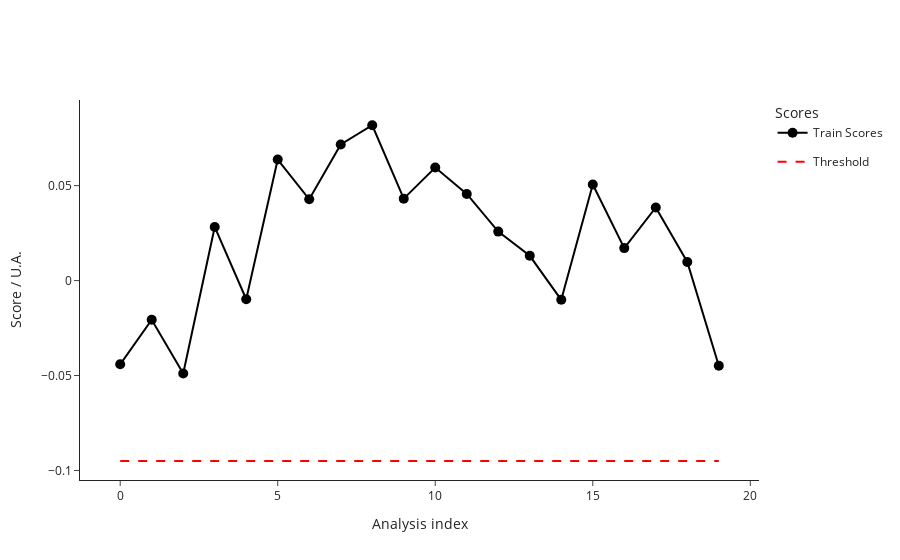

The notebook cell saved with this chart:
### Code cell
from src.StreamPort.machine_learning.methods import MachineLearningMethodIsolationForestSklearn

iforest = MachineLearningMethodIsolationForestSklearn()
iforest_parameters = iforest.parameters
print("Isolation Forest parameters: ", iforest_parameters)
parameters.update(iforest_parameters)

ml_ana = iforest.run(ml_ana)
fig_train_scores = ml_ana.plot_scores()
fig_train_scores.show()

### Figure 1 — Plotly figure (JSON) as saved in the notebook; plotly's stock layout.template omitted (floating-point values rounded to 4 significant figures)
{"data": [{"hovertemplate": ["<b>index: </b>18<br><b>name: </b>210812_Pac--005<br><b>path: </b>C:/Users/Sandeep/Desktop/ExtractedSignals\\210812_Pac 2021-08-12 10-30-07\\210812_Pac--005.D<br><b>batch: </b>210812_Pac 2021-08-12 10-30-07<br><b>batch_position: </b>5<br><b>idle_time: </b>39.0<br><b>sample: </b>NaCl 0,9%<br><b>method: </b>SAA_411_Pac.M<br><b>timestamp: </b>2021-08-12 10:50:23<br><b>detector: </b>G1315C<br><b>pump: </b>G7110B<br><b>start_time: </b>2021-08-12 10:50:57<br><b>end_time: </b>2021-08-12 10:54:57<br><b>runtime: </b>239.7000000000036", "<b>index: </b>19<br><b>name: </b>210812_Pac--006<br><b>path: </b>C:/Users/Sandeep/Desktop/ExtractedSignals\\210812_Pac 2021-08-12 10-30-07\\210812_Pac--006.D<br><b>batch: </b>210812_Pac 2021-08-12 10-30-07<br><b>batch_position: </b>6<br><b>idle_time: </b>39.0<br><b>sample: </b>Blank<br><b>method: </b>SAA_411_Pac.M<br><b>timestamp: </b>2021-08-12 10:55:02<br><b>detector: </b>G1315C<br><b>pump: </b>G7110B<br><b>start_time: </b>2021-08-12 10:55:36<br><b>end_time: </b>2021-08-12 10:59:36<br><b>runtime: </b>239.7000000000036", "<b>index: </b>20<br><b>name: </b>210812_Pac--007<br><b>path: </b>C:/Users/Sandeep/Desktop/ExtractedSignals\\210812_Pac 2021-08-12 10-30-07\\210812_Pac--007.D<br><b>batch: </b>210812_Pac 2021-08-12 10-30-07<br><b>batch_position: </b>7<br><b>idle_time: </b>39.0<br><b>sample: </b>0.025 mg/ml<br><b>method: </b>SAA_411_Pac.M<br><b>timestamp: </b>2021-08-12 10:59:41<br><b>detector: </b>G1315C<br><b>pump: </b>G7110B<br><b>start_time: </b>2021-08-12 11:00:15<br><b>end_time: </b>2021-08-12 11:04:15<br><b>runtime: </b>239.7000000000036", "<b>index: </b>21<br><b>name: </b>210812_Pac--008<br><b>path: </b>C:/Users/Sandeep/Desktop/ExtractedSignals\\210812_Pac 2021-08-12 10-30-07\\210812_Pac--008.D<br><b>batch: </b>210812_Pac 2021-08-12 10-30-07<br><b>batch_position: </b>8<br><b>idle_time: </b>39.0<br><b>sample: </b>Blank<br><b>method: </b>SAA_411_Pac.M<br><b>timestamp: </b>2021-08-12 11:04:20<br><b>detector: </b>G1315C<br><b>pump: </b>G7110B<br><b>start_time: </b>2021-08-12 11:04:54<br><b>end_time: </b>2021-08-12 11:08:54<br><b>runtime: </b>239.7000000000036", "<b>index: </b>22<br><b>name: </b>210812_Pac--009<br><b>path: </b>C:/Users/Sandeep/Desktop/ExtractedSignals\\210812_Pac 2021-08-12 10-30-07\\210812_Pac--009.D<br><b>batch: </b>210812_Pac 2021-08-12 10-30-07<br><b>batch_position: </b>9<br><b>idle_time: </b>38.0<br><b>sample: </b>210806/036 :10<br><b>method: </b>SAA_411_Pac.M<br><b>timestamp: </b>2021-08-12 11:08:59<br><b>detector: </b>G1315C<br><b>pump: </b>G7110B<br><b>start_time: </b>2021-08-12 11:09:32<br><b>end_time: </b>2021-08-12 11:13:32<br><b>runtime: </b>239.7000000000036", "<b>index: </b>23<br><b>name: </b>210812_Pac--010<br><b>path: </b>C:/Users/Sandeep/Desktop/ExtractedSignals\\210812_Pac 2021-08-12 10-30-07\\210812_Pac--010.D<br><b>batch: </b>210812_Pac 2021-08-12 10-30-07<br><b>batch_position: </b>10<br><b>idle_time: </b>39.0<br><b>sample: </b>210806/036 :10<br><b>method: </b>SAA_411_Pac.M<br><b>timestamp: </b>2021-08-12 11:13:37<br><b>detector: </b>G7110B<br><b>pump: </b>G7110B<br><b>start_time: </b>2021-08-12 11:14:11<br><b>end_time: </b>2021-08-12 11:18:11<br><b>runtime: </b>239.7000000000036", "<b>index: </b>24<br><b>name: </b>210812_Pac--011<br><b>path: </b>C:/Users/Sandeep/Desktop/ExtractedSignals\\210812_Pac 2021-08-12 10-30-07\\210812_Pac--011.D<br><b>batch: </b>210812_Pac 2021-08-12 10-30-07<br><b>batch_position: </b>11<br><b>idle_time: </b>39.0<br><b>sample: </b>210806/036 :10<br><b>method: </b>SAA_411_Pac.M<br><b>timestamp: </b>2021-08-12 11:18:16<br><b>detector: </b>G7110B<br><b>pump: </b>G7110B<br><b>start_time: </b>2021-08-12 11:18:50<br><b>end_time: </b>2021-08-12 11:22:50<br><b>runtime: </b>239.7000000000036", "<b>index: </b>25<br><b>name: </b>210812_Pac--012<br><b>path: </b>C:/Users/Sandeep/Desktop/ExtractedSignals\\210812_Pac 2021-08-12 10-30-07\\210812_Pac--012.D<br><b>batch: </b>210812_Pac 2021-08-12 10-30-07<br><b>batch_position: </b>12<br><b>idle_time: </b>39.0<br><b>sample: </b>Blank<br><b>method: </b>SAA_411_Pac.M<br><b>timestamp: </b>2021-08-12 11:22:55<br><b>detector: </b>G1315C<br><b>pump: </b>G7110B<br><b>start_time: </b>2021-08-12 11:23:29<br><b>end_time: </b>2021-08-12 11:27:29<br><b>runtime: </b>239.7000000000036", "<b>index: </b>26<br><b>name: </b>210812_Pac--013<br><b>path: </b>C:/Users/Sandeep/Desktop/ExtractedSignals\\210812_Pac 2021-08-12 10-30-07\\210812_Pac--013.D<br><b>batch: </b>210812_Pac 2021-08-12 10-30-07<br><b>batch_position: </b>13<br><b>idle_time: </b>39.0<br><b>sample: </b>0.025 mg/ml<br><b>method: </b>SAA_411_Pac.M<br><b>timestamp: </b>2021-08-12 11:27:34<br><b>detector: </b>G1315C<br><b>pump: </b>G7110B<br><b>start_time: </b>2021-08-12 11:28:08<br><b>end_time: </b>2021-08-12 11:32:08<br><b>runtime: </b>239.7000000000036", "<b>index: </b>27<br><b>name: </b>210812_Pac--014<br><b>path: </b>C:/Users/Sandeep/Desktop/ExtractedSignals\\210812_Pac 2021-08-12 10-30-07\\210812_Pac--014.D<br><b>batch: </b>210812_Pac 2021-08-12 10-30-07<br><b>batch_position: </b>14<br><b>idle_time: </b>38.0<br><b>sample: </b>Blank<br><b>method: </b>SAA_411_Pac.M<br><b>timestamp: </b>2021-08-12 11:32:13<br><b>detector: </b>G7110B<br><b>pump: </b>G7110B<br><b>start_time: </b>2021-08-12 11:32:46<br><b>end_time: </b>2021-08-12 11:36:47<br><b>runtime: </b>239.7000000000036", "<b>index: </b>51<br><b>name: </b>210813_Pac--005<br><b>path: </b>C:/Users/Sandeep/Desktop/ExtractedSignals\\210813_Pac 2021-08-13 10-37-27\\210813_Pac--005.D<br><b>batch: </b>210813_Pac 2021-08-13 10-37-27<br><b>batch_position: </b>5<br><b>idle_time: </b>39.0<br><b>sample: </b>NaCl 0,9%<br><b>method: </b>SAA_411_Pac.M<br><b>timestamp: </b>2021-08-13 10:57:52<br><b>detector: </b>G7110B<br><b>pump: </b>G7110B<br><b>start_time: </b>2021-08-13 10:58:26<br><b>end_time: </b>2021-08-13 11:02:27<br><b>runtime: </b>239.7000000000036", "<b>index: </b>52<br><b>name: </b>210813_Pac--006<br><b>path: </b>C:/Users/Sandeep/Desktop/ExtractedSignals\\210813_Pac 2021-08-13 10-37-27\\210813_Pac--006.D<br><b>batch: </b>210813_Pac 2021-08-13 10-37-27<br><b>batch_position: </b>6<br><b>idle_time: </b>38.0<br><b>sample: </b>Blank<br><b>method: </b>SAA_411_Pac.M<br><b>timestamp: </b>2021-08-13 11:02:31<br><b>detector: </b>G1315C<br><b>pump: </b>G7110B<br><b>start_time: </b>2021-08-13 11:03:05<br><b>end_time: </b>2021-08-13 11:07:06<br><b>runtime: </b>239.7000000000036", "<b>index: </b>53<br><b>name: </b>210813_Pac--007<br><b>path: </b>C:/Users/Sandeep/Desktop/ExtractedSignals\\210813_Pac 2021-08-13 10-37-27\\210813_Pac--007.D<br><b>batch: </b>210813_Pac 2021-08-13 10-37-27<br><b>batch_position: </b>7<br><b>idle_time: </b>38.0<br><b>sample: </b>0.025 mg/ml<br><b>method: </b>SAA_411_Pac.M<br><b>timestamp: </b>2021-08-13 11:07:10<br><b>detector: </b>G1315C<br><b>pump: </b>G7116B<br><b>start_time: </b>2021-08-13 11:07:44<br><b>end_time: </b>2021-08-13 11:11:45<br><b>runtime: </b>239.7000000000036", "<b>index: </b>54<br><b>name: </b>210813_Pac--008<br><b>path: </b>C:/Users/Sandeep/Desktop/ExtractedSignals\\210813_Pac 2021-08-13 10-37-27\\210813_Pac--008.D<br><b>batch: </b>210813_Pac 2021-08-13 10-37-27<br><b>batch_position: </b>8<br><b>idle_time: </b>38.0<br><b>sample: </b>Blank<br><b>method: </b>SAA_411_Pac.M<br><b>timestamp: </b>2021-08-13 11:11:49<br><b>detector: </b>G1315C<br><b>pump: </b>G7110B<br><b>start_time: </b>2021-08-13 11:12:23<br><b>end_time: </b>2021-08-13 11:16:23<br><b>runtime: </b>239.7000000000036", "<b>index: </b>55<br><b>name: </b>210813_Pac--009<br><b>path: </b>C:/Users/Sandeep/Desktop/ExtractedSignals\\210813_Pac 2021-08-13 10-37-27\\210813_Pac--009.D<br><b>batch: </b>210813_Pac 2021-08-13 10-37-27<br><b>batch_position: </b>9<br><b>idle_time: </b>39.0<br><b>sample: </b>210812/004 :20<br><b>method: </b>SAA_411_Pac.M<br><b>timestamp: </b>2021-08-13 11:16:28<br><b>detector: </b>G1315C<br><b>pump: </b>G7110B<br><b>start_time: </b>2021-08-13 11:17:02<br><b>end_time: </b>2021-08-13 11:21:03<br><b>runtime: </b>239.7000000000036", "<b>index: </b>56<br><b>name: </b>210813_Pac--010<br><b>path: </b>C:/Users/Sandeep/Desktop/ExtractedSignals\\210813_Pac 2021-08-13 10-37-27\\210813_Pac--010.D<br><b>batch: </b>210813_Pac 2021-08-13 10-37-27<br><b>batch_position: </b>10<br><b>idle_time: </b>38.0<br><b>sample: </b>210812/004 :20<br><b>method: </b>SAA_411_Pac.M<br><b>timestamp: </b>2021-08-13 11:21:08<br><b>detector: </b>G1315C<br><b>pump: </b>G7110B<br><b>start_time: </b>2021-08-13 11:21:41<br><b>end_time: </b>2021-08-13 11:25:42<br><b>runtime: </b>239.7000000000036", "<b>index: </b>57<br><b>name: </b>210813_Pac--011<br><b>path: </b>C:/Users/Sandeep/Desktop/ExtractedSignals\\210813_Pac 2021-08-13 10-37-27\\210813_Pac--011.D<br><b>batch: </b>210813_Pac 2021-08-13 10-37-27<br><b>batch_position: </b>11<br><b>idle_time: </b>39.0<br><b>sample: </b>210812/004 :20<br><b>method: </b>SAA_411_Pac.M<br><b>timestamp: </b>2021-08-13 11:25:46<br><b>detector: </b>G1315C<br><b>pump: </b>G7110B<br><b>start_time: </b>2021-08-13 11:26:21<br><b>end_time: </b>2021-08-13 11:30:21<br><b>runtime: </b>239.7000000000036", "<b>index: </b>58<br><b>name: </b>210813_Pac--012<br><b>path: </b>C:/Users/Sandeep/Desktop/ExtractedSignals\\210813_Pac 2021-08-13 10-37-27\\210813_Pac--012.D<br><b>batch: </b>210813_Pac 2021-08-13 10-37-27<br><b>batch_position: </b>12<br><b>idle_time: </b>38.0<br><b>sample: </b>Blank<br><b>method: </b>SAA_411_Pac.M<br><b>timestamp: </b>2021-08-13 11:30:26<br><b>detector: </b>G1315C<br><b>pump: </b>G7110B<br><b>start_time: </b>2021-08-13 11:30:59<br><b>end_time: </b>2021-08-13 11:34:59<br><b>runtime: </b>239.7000000000036", "<b>index: </b>59<br><b>name: </b>210813_Pac--013<br><b>path: </b>C:/Users/Sandeep/Desktop/ExtractedSignals\\210813_Pac 2021-08-13 10-37-27\\210813_Pac--013.D<br><b>batch: </b>210813_Pac 2021-08-13 10-37-27<br><b>batch_position: </b>13<br><b>idle_time: </b>39.0<br><b>sample: </b>0.025 mg/ml<br><b>method: </b>SAA_411_Pac.M<br><b>timestamp: </b>2021-08-13 11:35:04<br><b>detector: </b>G1315C<br><b>pump: </b>G7110B<br><b>start_time: </b>2021-08-13 11:35:38<br><b>end_time: </b>2021-08-13 11:39:38<br><b>runtime: </b>239.7000000000036", "<b>index: </b>60<br><b>name: </b>210813_Pac--014<br><b>path: </b>C:/Users/Sandeep/Desktop/ExtractedSignals\\210813_Pac 2021-08-13 10-37-27\\210813_Pac--014.D<br><b>batch: </b>210813_Pac 2021-08-13 10-37-27<br><b>batch_position: </b>14<br><b>idle_time: </b>38.0<br><b>sample: </b>Blank<br><b>method: </b>SAA_411_Pac.M<br><b>timestamp: </b>2021-08-13 11:39:43<br><b>detector: </b>G1315C<br><b>pump: </b>G7110B<br><b>start_time: </b>2021-08-13 11:40:16<br><b>end_time: </b>2021-08-13 11:44:17<br><b>runtime: </b>239.7000000000036"], "legendgroup": "Train", "line": {"color": "black"}, "marker": {"color": "black", "size": 10}, "mode": "lines+markers", "name": "Train Scores", "text": ["<b>index: </b>18<br><b>name: </b>210812_Pac--005<br><b>path: </b>C:/Users/Sandeep/Desktop/ExtractedSignals\\210812_Pac 2021-08-12 10-30-07\\210812_Pac--005.D<br><b>batch: </b>210812_Pac 2021-08-12 10-30-07<br><b>batch_position: </b>5<br><b>idle_time: </b>39.0<br><b>sample: </b>NaCl 0,9%<br><b>method: </b>SAA_411_Pac.M<br><b>timestamp: </b>2021-08-12 10:50:23<br><b>detector: </b>G1315C<br><b>pump: </b>G7110B<br><b>start_time: </b>2021-08-12 10:50:57<br><b>end_time: </b>2021-08-12 10:54:57<br><b>runtime: </b>239.7000000000036", "<b>index: </b>19<br><b>name: </b>210812_Pac--006<br><b>path: </b>C:/Users/Sandeep/Desktop/ExtractedSignals\\210812_Pac 2021-08-12 10-30-07\\210812_Pac--006.D<br><b>batch: </b>210812_Pac 2021-08-12 10-30-07<br><b>batch_position: </b>6<br><b>idle_time: </b>39.0<br><b>sample: </b>Blank<br><b>method: </b>SAA_411_Pac.M<br><b>timestamp: </b>2021-08-12 10:55:02<br><b>detector: </b>G1315C<br><b>pump: </b>G7110B<br><b>start_time: </b>2021-08-12 10:55:36<br><b>end_time: </b>2021-08-12 10:59:36<br><b>runtime: </b>239.7000000000036", "<b>index: </b>20<br><b>name: </b>210812_Pac--007<br><b>path: </b>C:/Users/Sandeep/Desktop/ExtractedSignals\\210812_Pac 2021-08-12 10-30-07\\210812_Pac--007.D<br><b>batch: </b>210812_Pac 2021-08-12 10-30-07<br><b>batch_position: </b>7<br><b>idle_time: </b>39.0<br><b>sample: </b>0.025 mg/ml<br><b>method: </b>SAA_411_Pac.M<br><b>timestamp: </b>2021-08-12 10:59:41<br><b>detector: </b>G1315C<br><b>pump: </b>G7110B<br><b>start_time: </b>2021-08-12 11:00:15<br><b>end_time: </b>2021-08-12 11:04:15<br><b>runtime: </b>239.7000000000036", "<b>index: </b>21<br><b>name: </b>210812_Pac--008<br><b>path: </b>C:/Users/Sandeep/Desktop/ExtractedSignals\\210812_Pac 2021-08-12 10-30-07\\210812_Pac--008.D<br><b>batch: </b>210812_Pac 2021-08-12 10-30-07<br><b>batch_position: </b>8<br><b>idle_time: </b>39.0<br><b>sample: </b>Blank<br><b>method: </b>SAA_411_Pac.M<br><b>timestamp: </b>2021-08-12 11:04:20<br><b>detector: </b>G1315C<br><b>pump: </b>G7110B<br><b>start_time: </b>2021-08-12 11:04:54<br><b>end_time: </b>2021-08-12 11:08:54<br><b>runtime: </b>239.7000000000036", "<b>index: </b>22<br><b>name: </b>210812_Pac--009<br><b>path: </b>C:/Users/Sandeep/Desktop/ExtractedSignals\\210812_Pac 2021-08-12 10-30-07\\210812_Pac--009.D<br><b>batch: </b>210812_Pac 2021-08-12 10-30-07<br><b>batch_position: </b>9<br><b>idle_time: </b>38.0<br><b>sample: </b>210806/036 :10<br><b>method: </b>SAA_411_Pac.M<br><b>timestamp: </b>2021-08-12 11:08:59<br><b>detector: </b>G1315C<br><b>pump: </b>G7110B<br><b>start_time: </b>2021-08-12 11:09:32<br><b>end_time: </b>2021-08-12 11:13:32<br><b>runtime: </b>239.7000000000036", "<b>index: </b>23<br><b>name: </b>210812_Pac--010<br><b>path: </b>C:/Users/Sandeep/Desktop/ExtractedSignals\\210812_Pac 2021-08-12 10-30-07\\210812_Pac--010.D<br><b>batch: </b>210812_Pac 2021-08-12 10-30-07<br><b>batch_position: </b>10<br><b>idle_time: </b>39.0<br><b>sample: </b>210806/036 :10<br><b>method: </b>SAA_411_Pac.M<br><b>timestamp: </b>2021-08-12 11:13:37<br><b>detector: </b>G7110B<br><b>pump: </b>G7110B<br><b>start_time: </b>2021-08-12 11:14:11<br><b>end_time: </b>2021-08-12 11:18:11<br><b>runtime: </b>239.7000000000036", "<b>index: </b>24<br><b>name: </b>210812_Pac--011<br><b>path: </b>C:/Users/Sandeep/Desktop/ExtractedSignals\\210812_Pac 2021-08-12 10-30-07\\210812_Pac--011.D<br><b>batch: </b>210812_Pac 2021-08-12 10-30-07<br><b>batch_position: </b>11<br><b>idle_time: </b>39.0<br><b>sample: </b>210806/036 :10<br><b>method: </b>SAA_411_Pac.M<br><b>timestamp: </b>2021-08-12 11:18:16<br><b>detector: </b>G7110B<br><b>pump: </b>G7110B<br><b>start_time: </b>2021-08-12 11:18:50<br><b>end_time: </b>2021-08-12 11:22:50<br><b>runtime: </b>239.7000000000036", "<b>index: </b>25<br><b>name: </b>210812_Pac--012<br><b>path: </b>C:/Users/Sandeep/Desktop/ExtractedSignals\\210812_Pac 2021-08-12 10-30-07\\210812_Pac--012.D<br><b>batch: </b>210812_Pac 2021-08-12 10-30-07<br><b>batch_position: </b>12<br><b>idle_time: </b>39.0<br><b>sample: </b>Blank<br><b>method: </b>SAA_411_Pac.M<br><b>timestamp: </b>2021-08-12 11:22:55<br><b>detector: </b>G1315C<br><b>pump: </b>G7110B<br><b>start_time: </b>2021-08-12 11:23:29<br><b>end_time: </b>2021-08-12 11:27:29<br><b>runtime: </b>239.7000000000036", "<b>index: </b>26<br><b>name: </b>210812_Pac--013<br><b>path: </b>C:/Users/Sandeep/Desktop/ExtractedSignals\\210812_Pac 2021-08-12 10-30-07\\210812_Pac--013.D<br><b>batch: </b>210812_Pac 2021-08-12 10-30-07<br><b>batch_position: </b>13<br><b>idle_time: </b>39.0<br><b>sample: </b>0.025 mg/ml<br><b>method: </b>SAA_411_Pac.M<br><b>timestamp: </b>2021-08-12 11:27:34<br><b>detector: </b>G1315C<br><b>pump: </b>G7110B<br><b>start_time: </b>2021-08-12 11:28:08<br><b>end_time: </b>2021-08-12 11:32:08<br><b>runtime: </b>239.7000000000036", "<b>index: </b>27<br><b>name: </b>210812_Pac--014<br><b>path: </b>C:/Users/Sandeep/Desktop/ExtractedSignals\\210812_Pac 2021-08-12 10-30-07\\210812_Pac--014.D<br><b>batch: </b>210812_Pac 2021-08-12 10-30-07<br><b>batch_position: </b>14<br><b>idle_time: </b>38.0<br><b>sample: </b>Blank<br><b>method: </b>SAA_411_Pac.M<br><b>timestamp: </b>2021-08-12 11:32:13<br><b>detector: </b>G7110B<br><b>pump: </b>G7110B<br><b>start_time: </b>2021-08-12 11:32:46<br><b>end_time: </b>2021-08-12 11:36:47<br><b>runtime: </b>239.7000000000036", "<b>index: </b>51<br><b>name: </b>210813_Pac--005<br><b>path: </b>C:/Users/Sandeep/Desktop/ExtractedSignals\\210813_Pac 2021-08-13 10-37-27\\210813_Pac--005.D<br><b>batch: </b>210813_Pac 2021-08-13 10-37-27<br><b>batch_position: </b>5<br><b>idle_time: </b>39.0<br><b>sample: </b>NaCl 0,9%<br><b>method: </b>SAA_411_Pac.M<br><b>timestamp: </b>2021-08-13 10:57:52<br><b>detector: </b>G7110B<br><b>pump: </b>G7110B<br><b>start_time: </b>2021-08-13 10:58:26<br><b>end_time: </b>2021-08-13 11:02:27<br><b>runtime: </b>239.7000000000036", "<b>index: </b>52<br><b>name: </b>210813_Pac--006<br><b>path: </b>C:/Users/Sandeep/Desktop/ExtractedSignals\\210813_Pac 2021-08-13 10-37-27\\210813_Pac--006.D<br><b>batch: </b>210813_Pac 2021-08-13 10-37-27<br><b>batch_position: </b>6<br><b>idle_time: </b>38.0<br><b>sample: </b>Blank<br><b>method: </b>SAA_411_Pac.M<br><b>timestamp: </b>2021-08-13 11:02:31<br><b>detector: </b>G1315C<br><b>pump: </b>G7110B<br><b>start_time: </b>2021-08-13 11:03:05<br><b>end_time: </b>2021-08-13 11:07:06<br><b>runtime: </b>239.7000000000036", "<b>index: </b>53<br><b>name: </b>210813_Pac--007<br><b>path: </b>C:/Users/Sandeep/Desktop/ExtractedSignals\\210813_Pac 2021-08-13 10-37-27\\210813_Pac--007.D<br><b>batch: </b>210813_Pac 2021-08-13 10-37-27<br><b>batch_position: </b>7<br><b>idle_time: </b>38.0<br><b>sample: </b>0.025 mg/ml<br><b>method: </b>SAA_411_Pac.M<br><b>timestamp: </b>2021-08-13 11:07:10<br><b>detector: </b>G1315C<br><b>pump: </b>G7116B<br><b>start_time: </b>2021-08-13 11:07:44<br><b>end_time: </b>2021-08-13 11:11:45<br><b>runtime: </b>239.7000000000036", "<b>index: </b>54<br><b>name: </b>210813_Pac--008<br><b>path: </b>C:/Users/Sandeep/Desktop/ExtractedSignals\\210813_Pac 2021-08-13 10-37-27\\210813_Pac--008.D<br><b>batch: </b>210813_Pac 2021-08-13 10-37-27<br><b>batch_position: </b>8<br><b>idle_time: </b>38.0<br><b>sample: </b>Blank<br><b>method: </b>SAA_411_Pac.M<br><b>timestamp: </b>2021-08-13 11:11:49<br><b>detector: </b>G1315C<br><b>pump: </b>G7110B<br><b>start_time: </b>2021-08-13 11:12:23<br><b>end_time: </b>2021-08-13 11:16:23<br><b>runtime: </b>239.7000000000036", "<b>index: </b>55<br><b>name: </b>210813_Pac--009<br><b>path: </b>C:/Users/Sandeep/Desktop/ExtractedSignals\\210813_Pac 2021-08-13 10-37-27\\210813_Pac--009.D<br><b>batch: </b>210813_Pac 2021-08-13 10-37-27<br><b>batch_position: </b>9<br><b>idle_time: </b>39.0<br><b>sample: </b>210812/004 :20<br><b>method: </b>SAA_411_Pac.M<br><b>timestamp: </b>2021-08-13 11:16:28<br><b>detector: </b>G1315C<br><b>pump: </b>G7110B<br><b>start_time: </b>2021-08-13 11:17:02<br><b>end_time: </b>2021-08-13 11:21:03<br><b>runtime: </b>239.7000000000036", "<b>index: </b>56<br><b>name: </b>210813_Pac--010<br><b>path: </b>C:/Users/Sandeep/Desktop/ExtractedSignals\\210813_Pac 2021-08-13 10-37-27\\210813_Pac--010.D<br><b>batch: </b>210813_Pac 2021-08-13 10-37-27<br><b>batch_position: </b>10<br><b>idle_time: </b>38.0<br><b>sample: </b>210812/004 :20<br><b>method: </b>SAA_411_Pac.M<br><b>timestamp: </b>2021-08-13 11:21:08<br><b>detector: </b>G1315C<br><b>pump: </b>G7110B<br><b>start_time: </b>2021-08-13 11:21:41<br><b>end_time: </b>2021-08-13 11:25:42<br><b>runtime: </b>239.7000000000036", "<b>index: </b>57<br><b>name: </b>210813_Pac--011<br><b>path: </b>C:/Users/Sandeep/Desktop/ExtractedSignals\\210813_Pac 2021-08-13 10-37-27\\210813_Pac--011.D<br><b>batch: </b>210813_Pac 2021-08-13 10-37-27<br><b>batch_position: </b>11<br><b>idle_time: </b>39.0<br><b>sample: </b>210812/004 :20<br><b>method: </b>SAA_411_Pac.M<br><b>timestamp: </b>2021-08-13 11:25:46<br><b>detector: </b>G1315C<br><b>pump: </b>G7110B<br><b>start_time: </b>2021-08-13 11:26:21<br><b>end_time: </b>2021-08-13 11:30:21<br><b>runtime: </b>239.7000000000036", "<b>index: </b>58<br><b>name: </b>210813_Pac--012<br><b>path: </b>C:/Users/Sandeep/Desktop/ExtractedSignals\\210813_Pac 2021-08-13 10-37-27\\210813_Pac--012.D<br><b>batch: </b>210813_Pac 2021-08-13 10-37-27<br><b>batch_position: </b>12<br><b>idle_time: </b>38.0<br><b>sample: </b>Blank<br><b>method: </b>SAA_411_Pac.M<br><b>timestamp: </b>2021-08-13 11:30:26<br><b>detector: </b>G1315C<br><b>pump: </b>G7110B<br><b>start_time: </b>2021-08-13 11:30:59<br><b>end_time: </b>2021-08-13 11:34:59<br><b>runtime: </b>239.7000000000036", "<b>index: </b>59<br><b>name: </b>210813_Pac--013<br><b>path: </b>C:/Users/Sandeep/Desktop/ExtractedSignals\\210813_Pac 2021-08-13 10-37-27\\210813_Pac--013.D<br><b>batch: </b>210813_Pac 2021-08-13 10-37-27<br><b>batch_position: </b>13<br><b>idle_time: </b>39.0<br><b>sample: </b>0.025 mg/ml<br><b>method: </b>SAA_411_Pac.M<br><b>timestamp: </b>2021-08-13 11:35:04<br><b>detector: </b>G1315C<br><b>pump: </b>G7110B<br><b>start_time: </b>2021-08-13 11:35:38<br><b>end_time: </b>2021-08-13 11:39:38<br><b>runtime: </b>239.7000000000036", "<b>index: </b>60<br><b>name: </b>210813_Pac--014<br><b>path: </b>C:/Users/Sandeep/Desktop/ExtractedSignals\\210813_Pac 2021-08-13 10-37-27\\210813_Pac--014.D<br><b>batch: </b>210813_Pac 2021-08-13 10-37-27<br><b>batch_position: </b>14<br><b>idle_time: </b>38.0<br><b>sample: </b>Blank<br><b>method: </b>SAA_411_Pac.M<br><b>timestamp: </b>2021-08-13 11:39:43<br><b>detector: </b>G1315C<br><b>pump: </b>G7110B<br><b>start_time: </b>2021-08-13 11:40:16<br><b>end_time: </b>2021-08-13 11:44:17<br><b>runtime: </b>239.7000000000036"], "type": "scatter", "x": [0, 1, 2, 3, 4, 5, 6, 7, 8, 9, 10, 11, 12, 13, 14, 15, 16, 17, 18, 19], "y": [-0.0441, -0.02063, -0.04898, 0.02825, -0.009832, 0.06372, 0.0428, 0.0717, 0.08179, 0.04315, 0.05954, 0.04563, 0.02579, 0.01304, -0.01013, 0.05061, 0.01709, 0.0385, 0.009774, -0.04481]}, {"legendgroup": "Threshold", "line": {"color": "red", "dash": "dash"}, "mode": "lines", "name": "Threshold", "type": "scatter", "x": [0, 19], "y": [-0.09502, -0.09502]}], "layout": {"legend": {"title": {"text": "Scores"}}, "xaxis": {"title": {"text": "Analysis index"}}, "yaxis": {"title": {"text": "Score / U.A."}}}}
